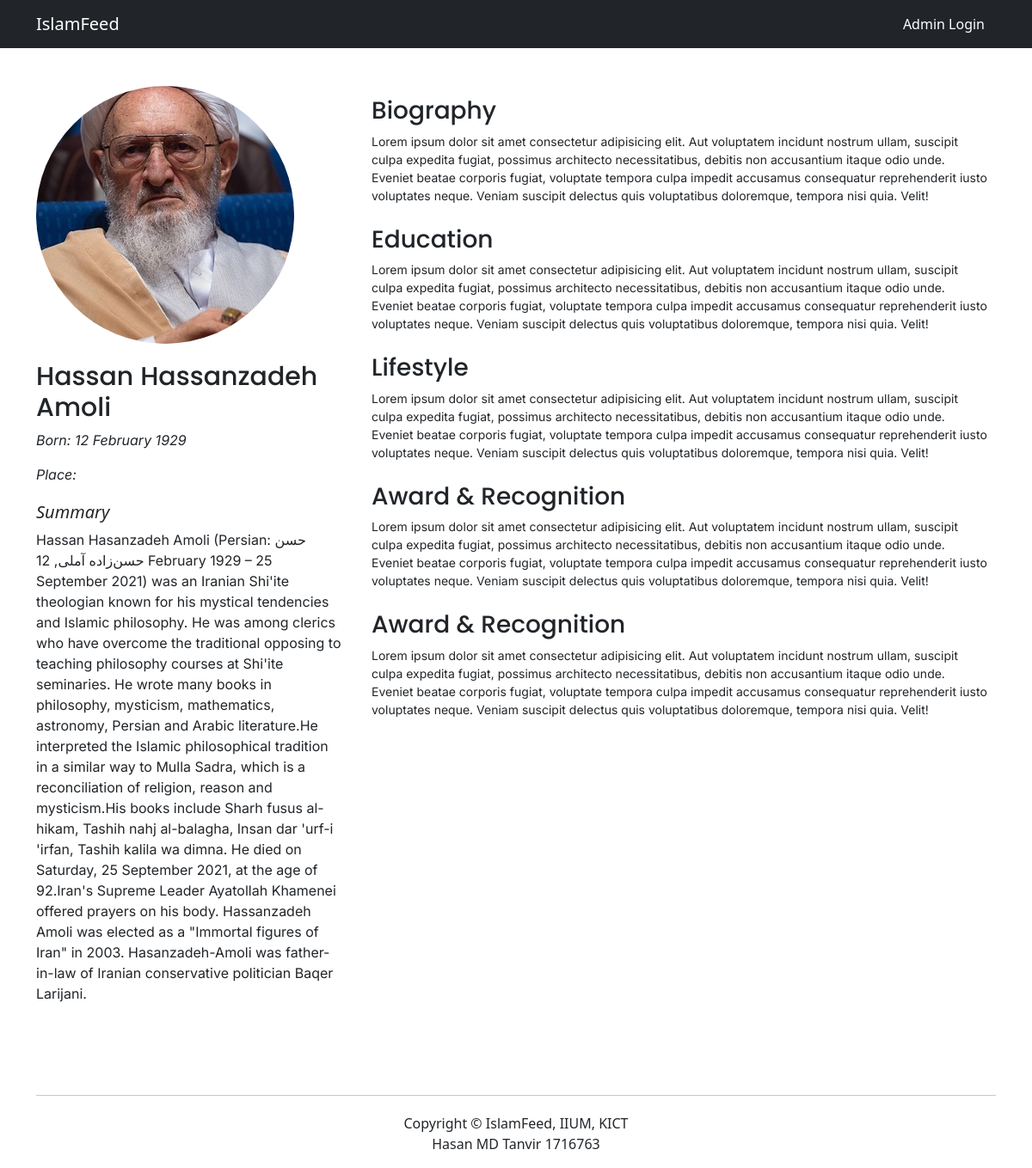
Page /post.php?p_id=15 on the earlier database version.
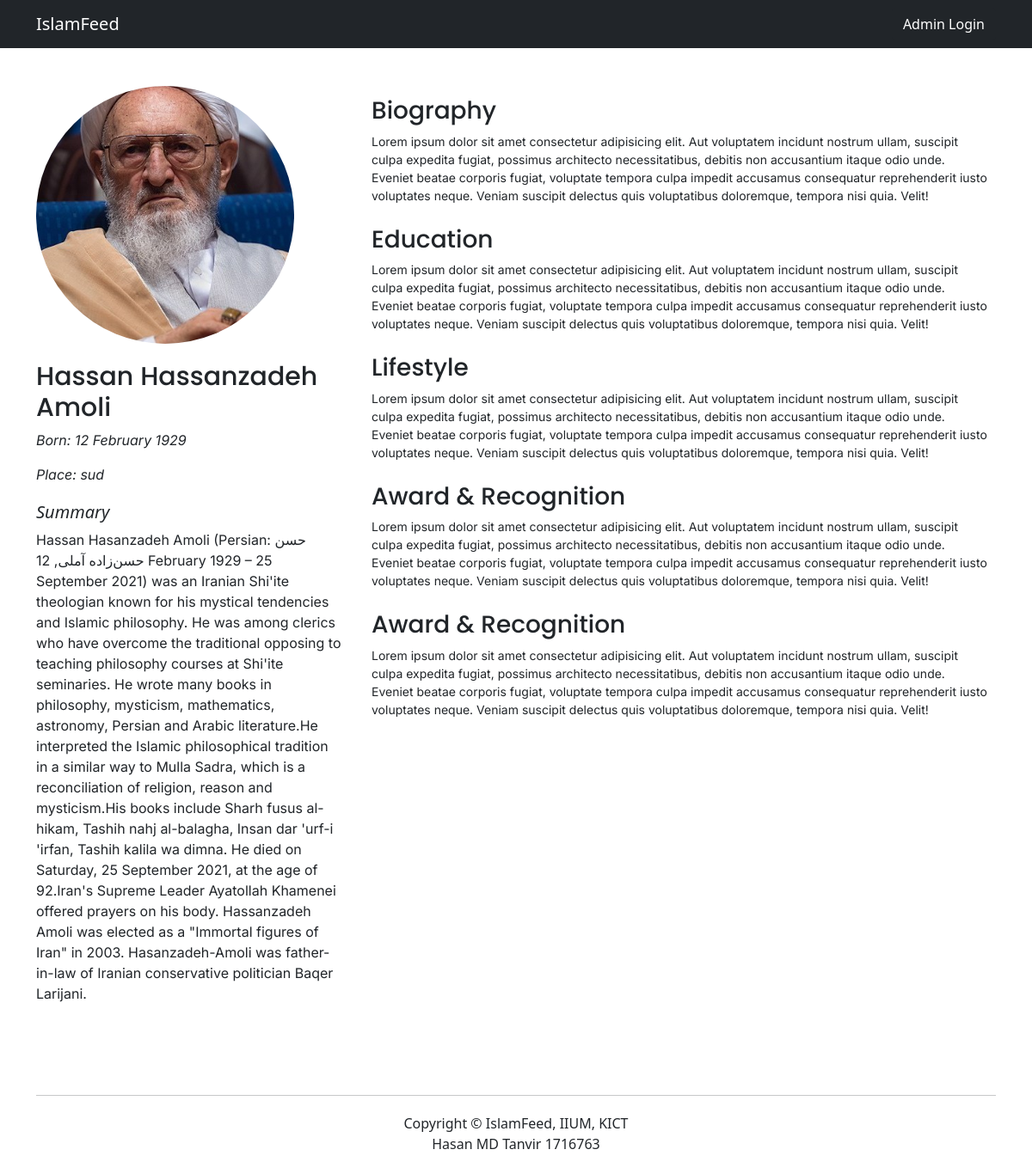
Same page on the later database version.
### tables this page shows
CREATE TABLE `posts` (
  `post_id` int(11) NOT NULL AUTO_INCREMENT,
  `post_category_id` int(11) DEFAULT NULL,
  `post_title` varchar(191) DEFAULT '',
  `post_author` varchar(191) DEFAULT '',
  `post_date` date DEFAULT NULL,
  `post_image` text,
  `post_content` text,
  `post_tags` varchar(191) DEFAULT '',
  `post_comment_count` int(11) DEFAULT '0',
  `post_status` varchar(191) DEFAULT 'draft',
  `born` varchar(191) DEFAULT NULL,
  `post_summary` text,
  `achievement` text,
  `birth_place` text,
  PRIMARY KEY (`post_id`)
);

### post.php (the view, shortened to what this page needs)
<?php include "includes/header.php";
?>
<body>
    <?php include "includes/navigation.php"; ?>
    <div class="_single_post_wrapper">
        <div class="_single_post_wrap">
            <div class="container">
                <div class="row">
                    <?php
                        if (isset($_GET['p_id'])) {
                            $post_id = $_GET['p_id'];
                        }
                        $query = "SELECT * FROM posts WHERE post_id = $post_id";
                        $select_all_posts = mysqli_query($connection, $query);
                    if(!empty($select_all_posts )){
                        while ($row = mysqli_fetch_assoc($select_all_posts) ) {
                            $post_title = $row['post_title'];
                            $post_image = $row['post_image'];
                            $post_summary = $row['post_summary'];
                            $birth_place = $row['birth_place'];
                            $born = $row['born'];
                    ?>
                    <div class="col-xl-4 col-lg-4 col-md-12 col-sm-12">
                        <div class="_single_post_left">
                            <div class="_single_post_img_wrap">
                                <img class="post-image" style="" src="images/<?php echo $post_image; ?>" alt="">
                            </div>
                            <div class="_single_post_content">
                                <h3 class="_single_post_content_title"><?php echo $post_title ?></h3>
                                <p class="_single_post_content_txt"><em>Born: <?php echo $born ?> </em> </p>
                                <p class="_single_post_content_txt"><em>Place: <?php echo $birth_place ?> </em> </p>
                            </div>
                            <div class="_single_post_content">
                                <h5 class=""><em>Summary</em></h5>
                                <p class="_single_post_content_txt"><?php echo $post_summary ?></p>
                            </div>
                        </div>
                    </div>
                    <div class="col-xl-8 col-lg-8 col-md-12 col-sm-12">
                        <div class="_single_post_right">
                            <div class="_single_post_right_content">
                                <h3 class="_single_post_right_title">Biography</h3>
                                <p class="_single_post_right_txt">Lorem ipsum dolor sit amet consectetur adipisicing elit. Aut voluptatem incidunt nostrum ullam, suscipit culpa expedita fugiat, possimus architecto necessitatibus, debitis non accusantium itaque odio unde. Eveniet beatae corporis fugiat, voluptate tempora culpa impedit accusamus consequatur reprehenderit iusto voluptates neque. Veniam suscipit delectus quis voluptatibus doloremque, tempora nisi quia. Velit!</p>
                            </div>
                            <div class="_single_post_right_content">
                                <h3 class="_single_post_right_title">Education</h3>
                                <p class="_single_post_right_txt">Lorem ipsum dolor sit amet consectetur adipisicing elit. Aut voluptatem incidunt nostrum ullam, suscipit culpa expedita fugiat, possimus architecto necessitatibus, debitis non accusantium itaque odio unde. Eveniet beatae corporis fugiat, voluptate tempora culpa impedit accusamus consequatur reprehenderit iusto voluptates neque. Veniam suscipit delectus quis voluptatibus doloremque, tempora nisi quia. Velit!</p>
                            </div>
                            <div class="_single_post_right_content">
                                <h3 class="_single_post_right_title">Lifestyle</h3>
                                <p class="_single_post_right_txt">Lorem ipsum dolor sit amet consectetur adipisicing elit. Aut voluptatem incidunt nostrum ullam, suscipit culpa expedita fugiat, possimus architecto necessitatibus, debitis non accusantium itaque odio unde. Eveniet beatae corporis fugiat, voluptate tempora culpa impedit accusamus consequatur reprehenderit iusto voluptates neque. Veniam suscipit delectus quis voluptatibus doloremque, tempora nisi quia. Velit!</p>
                            </div>
                            <div class="_single_post_right_content">
                                <h3 class="_single_post_right_title">Award & Recognition</h3>
                                <p class="_single_post_right_txt">Lorem ipsum dolor sit amet consectetur adipisicing elit. Aut voluptatem incidunt nostrum ullam, suscipit culpa expedita fugiat, possimus architecto necessitatibus, debitis non accusantium itaque odio unde. Eveniet beatae corporis fugiat, voluptate tempora culpa impedit accusamus consequatur reprehenderit iusto voluptates neque. Veniam suscipit delectus quis voluptatibus doloremque, tempora nisi quia. Velit!</p>
                            </div>
                            <div class="_single_post_right_content">
                                <h3 class="_single_post_right_title">Award & Recognition</h3>
                                <p class="_single_post_right_txt">Lorem ipsum dolor sit amet consectetur adipisicing elit. Aut voluptatem incidunt nostrum ullam, suscipit culpa expedita fugiat, possimus architecto necessitatibus, debitis non accusantium itaque odio unde. Eveniet beatae corporis fugiat, voluptate tempora culpa impedit accusamus consequatur reprehenderit iusto voluptates neque. Veniam suscipit delectus quis voluptatibus doloremque, tempora nisi quia. Velit!</p>
                            </div>
                        </div>
                    <?php }  }
                    else{
                    ?>
                    <h1>No result found!</h1>
                    <?php }?>
                    </div>
                    <div class="post-box">
                    </div>
                </div>
            </div>
        </div>
    </div>
    <div class="container">
        <hr />
    </div>
    <div class="_footer_wrapper">
        <div class="container">
            <?php include "includes/footer.php"; ?>

### includes/header.php (shortened to what this page needs)
<!DOCTYPE html>
<html lang="en">
<head>
    <link rel="stylesheet" href="https://cdn.jsdelivr.net/npm/@fortawesome/fontawesome-free@5.15.4/css/fontawesome.min.css">
    <link href="css/bootstrap.min.css" rel="stylesheet">
    <link href="css/main.css" rel="stylesheet">
</head>

### includes/navigation.php (shortened to what this page needs)
<nav class="navbar navbar-expand-lg navbar-dark bg-dark fixed-top">
  <div class="container">
    <a class="navbar-brand" href="./index.php">IslamFeed</a>
    <div class="collapse navbar-collapse" id="navbarNav">
      <ul class="navbar-nav ms-auto">
        <?php
            if(isset($_SESSION['user_role'])){
                echo "<li><a class='nav-link' href='/FYYP/includes/logout.php'>Log Out</a></li>";
                if(isset($_GET['p_id'])){
                    $edit_post_id = $_GET['p_id'];
                    echo "<li><a class='nav-link' href='admin/admin_posts.php?source=edit_post&p_id={$edit_post_id}'>Edit</a></li>";
                }
            }
            else{
                echo "<li> <a class='btn btn-dark' href='/admin-login.php'>Admin Login</a> </li>";
            }
        ?>
      </ul>
    </div>
  </div>
</nav>

### includes/footer.php (shortened to what this page needs)
<footer>
            <div class="row">
                <div class="col-lg-12">
                    <p class="text-center">Copyright &copy; IslamFeed, IIUM, KICT <br> Hasan MD Tanvir 1716763</p>
                </div>
            </div>
        </footer>
    </div>
</body>
</html>

### css/main.css (style rules this page uses)
body { margin: 0; padding: 0; }
html { scroll-behavior: smooth; }
a { transition: .2s all ease; -webkit-transition: .2s all ease; -moz-transition: .2s all ease; -ms-transition: .2s all ease; -o-transition: .2s all ease; text-decoration: none; }
.post-box { padding: 30px; margin-bottom: 10px; display: flex; padding: 20px; }
.post-image { width: 100%; height: 100%; border-radius: 50%; -webkit-border-radius: 50%; -moz-border-radius: 50%; -ms-border-radius: 50%; -o-border-radius: 50%; object-fit: cover; object-position: 0 50%; }
._single_post_wrapper { padding: 100px 0 20px; }
._single_post_img_wrap { width: 300px; height: 300px; border-radius: 50%; -webkit-border-radius: 50%; -moz-border-radius: 50%; -ms-border-radius: 50%; -o-border-radius: 50%; }
._single_post_content { margin: 20px 0; }
._single_post_content_title { font-family: Poppins; font-size: 30px; }
._single_post_content_txt { font-family: Inter; font-size: 16px; font-weight: 400; }
._single_post_right_content { margin: 12px 0 24px; padding: 0 10px; }
._single_post_right_title { font-family: Poppins; font-size: 28px; }
._single_post_right_txt { font-family: Inter; font-size: 14px; font-weight: 400; }
footer { margin: 20px 0 0; }

Differences in the rows shown:
changed posts "Hassan Hassanzadeh Amoli": birth_place (not shown) → "sud"
